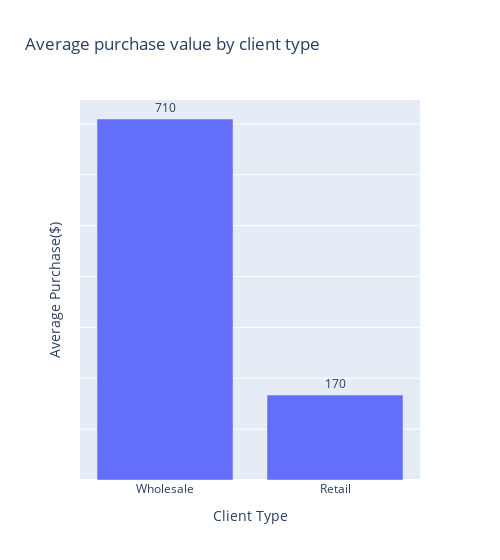

Notebook code cell kept with this figure:
### Markdown cell above
## 4. Average purchase value by client type

### Code cell
client_typ_avg_qty = sales.groupby('client_type')['total'].mean().sort_values(ascending=False)
trace = px.bar(
    x=client_typ_avg_qty.index,
    y=client_typ_avg_qty.values,
    text_auto='.2s',
    labels={'x':'Client Type', 'y':'Average Purchase($)'},
    title='Average purchase value by client type'
)
trace.update_yaxes(showticklabels=False)
trace.update_traces( textposition='outside', cliponaxis=False)
trace.update_layout(width=500)

### Figure 1 — Plotly figure (JSON) as saved in the notebook; plotly's stock layout.template omitted (floating-point values rounded to 4 significant figures)
{"data": [{"alignmentgroup": "True", "cliponaxis": false, "hovertemplate": "Client Type=%{x}<br>Average Purchase($)=%{y}<extra></extra>", "legendgroup": "", "marker": {"color": "#636efa", "pattern": {"shape": ""}}, "name": "", "offsetgroup": "", "orientation": "v", "showlegend": false, "textposition": "outside", "texttemplate": "%{y:.2s}", "type": "bar", "x": ["Wholesale", "Retail"], "xaxis": "x", "y": [709.5, 167.1], "yaxis": "y"}], "layout": {"barmode": "relative", "legend": {"tracegroupgap": 0}, "title": {"text": "Average purchase value by client type"}, "width": 500, "xaxis": {"anchor": "y", "domain": [0, 1], "title": {"text": "Client Type"}}, "yaxis": {"anchor": "x", "domain": [0, 1], "showticklabels": false, "title": {"text": "Average Purchase($)"}}}}
